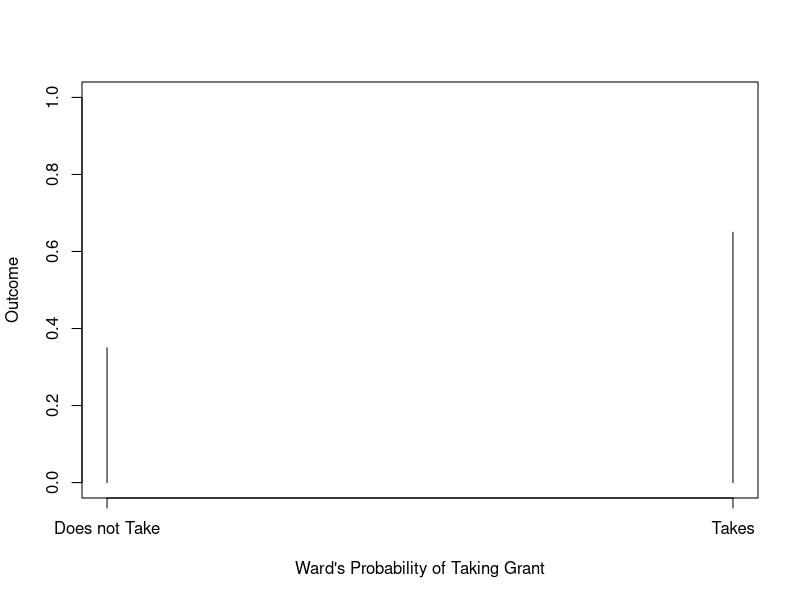
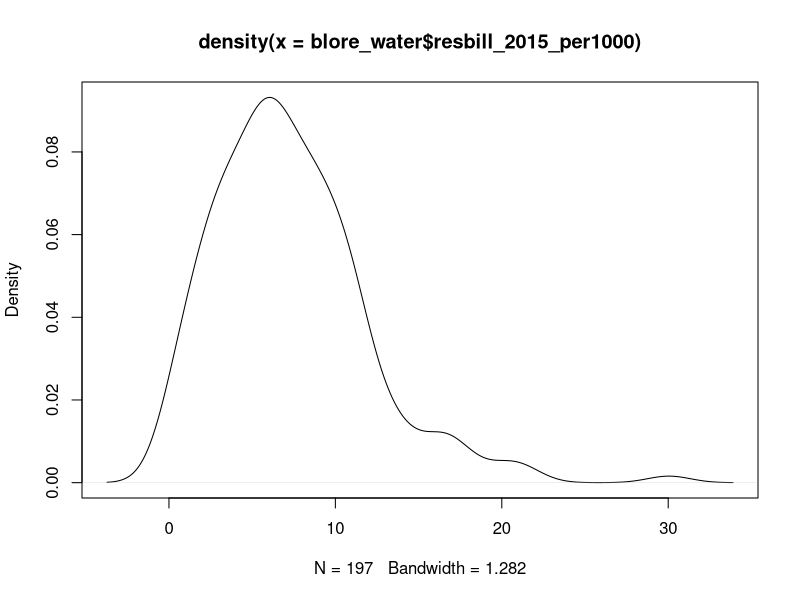
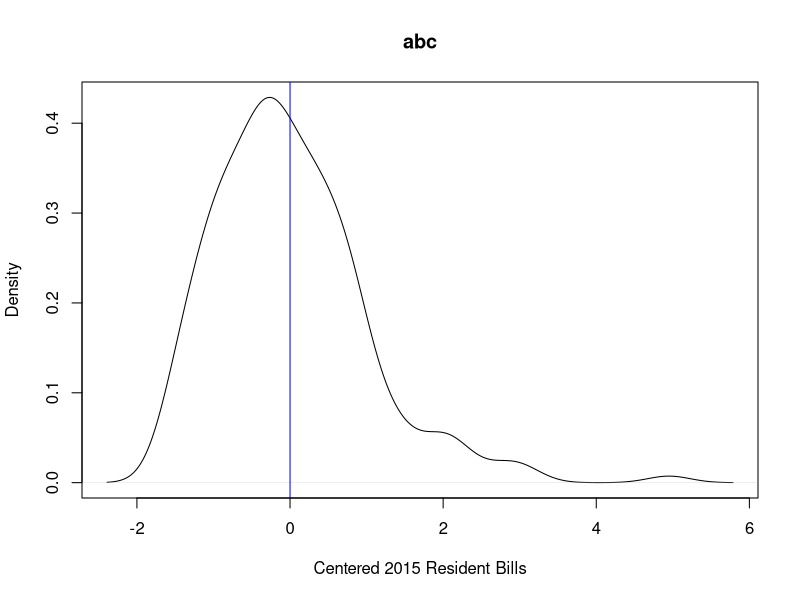
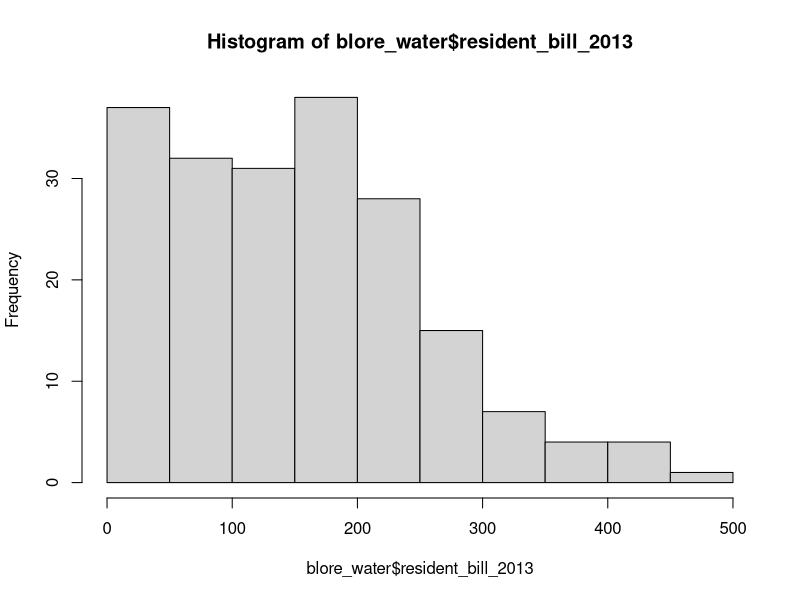
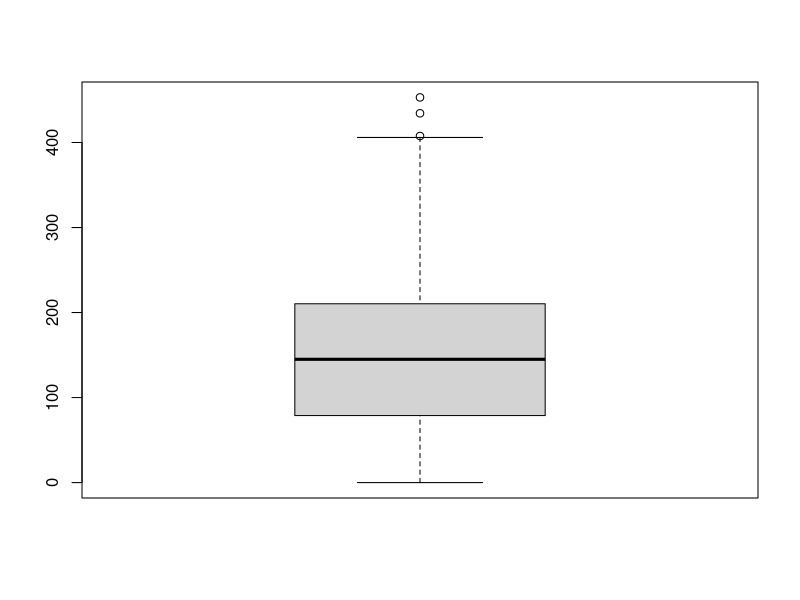
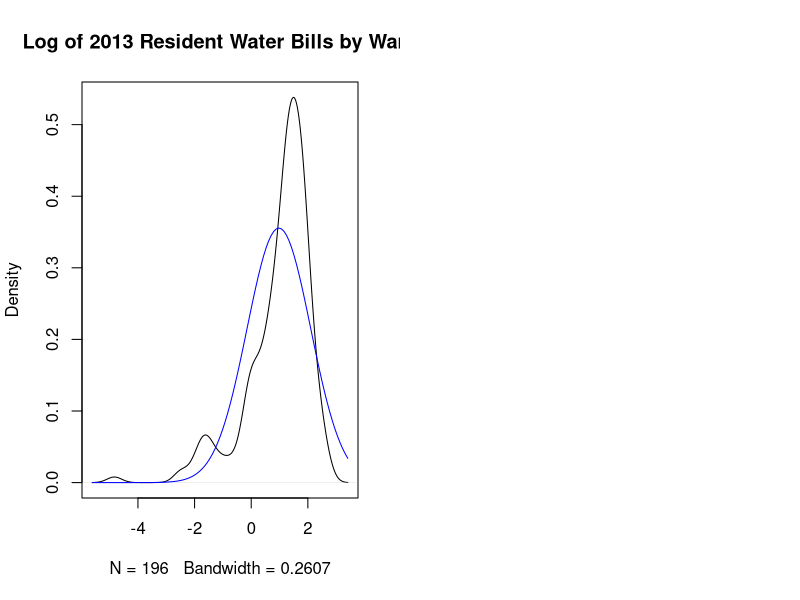
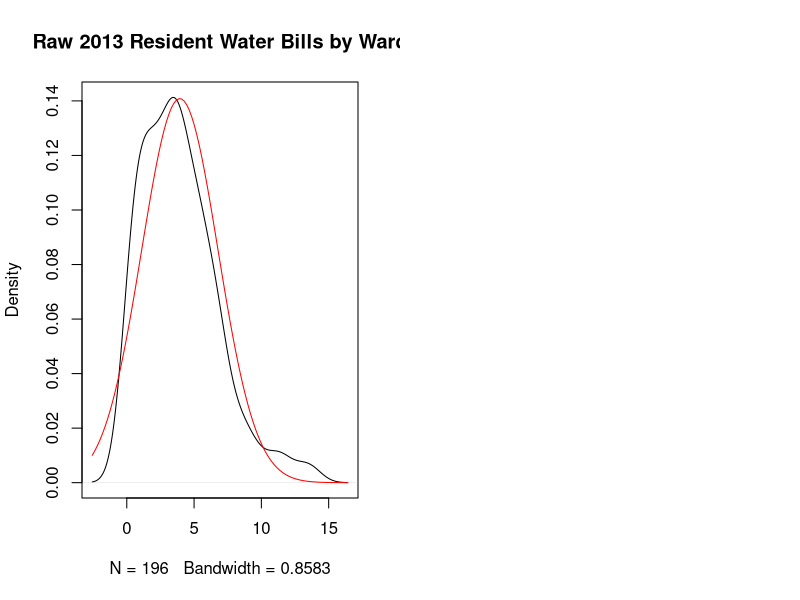

The R source for these figures, in order:
## ---- chunk 1
knitr::opts_chunk$set(
  echo = TRUE,
  include=TRUE,
  cache = TRUE,
  hold=TRUE,
  warning = FALSE,
  message = FALSE,
  size = 'huge'
  )


## ---- chunk 2
library(tidyverse)
#Reading in data for purposes of rmd file
blore_water <- read_csv("bangalore_water_2013_2015.csv")

## ---- chunk 3
View(blore_water)
str(blore_water)
## ---- chunk 4

blore_water <- blore_water|>
  dplyr::mutate("resbill_2015_per1000"=1000*resident_bill_2015/pop2011)

#Doing the same for the 2013 resident bills 
blore_water<-blore_water|>
  mutate(resbill_2013_per1000=1000*resident_bill_2013/pop2011)

## ---- chunk 5
plot(c(0,1),c(0.35,0.65),type= "h",
     xaxt="n",     
     ylim=c(0,1),
     xlab="Ward's Probability of Taking Grant",
     ylab="Outcome")|>
axis(side=1, at=c(0,1), labels=c("Does not Take", "Takes"))

## ---- chunk 6

blore_grants<- rbinom(10,197,0.67)


## ---- chunk 7
dbinom(130,197,.65)
## ---- chunk 8
#Answer
 pbinom(130,197,0.65)
## ---- chunk 9
#Original Distribution
summary(blore_water$resbill_2015_per1000)
sd(blore_water$resbill_2015_per1000)
plot(density(blore_water$resbill_2015_per1000))
## ---- chunk 10
#Centering the Distribution's Mean around Zero
blore_water <- blore_water|>
  dplyr::mutate(resident_bill_2015z=
  scale(blore_water$resbill_2015_per1000, center = TRUE, scale = TRUE))

#Confirming scaling using summary statistics and kernel density plot
summary(blore_water$resident_bill_2015z)
sd(blore_water$resident_bill_2015z)

plot(density(blore_water$resident_bill_2015z),
     xlab="Centered 2015 Resident Bills",
    main="abc")
#Adding a line right at the mean
abline(v=mean(blore_water$resident_bill_2015z),col="blue")
## ---- chunk 11
#Calculating the mean and standard deviation
mn_bill2015<-mean(blore_water$resbill_2015_per1000)
sd_bill2015<-sd(blore_water$resbill_2015_per1000)
Z_6Rs<-(6.5-mn_bill2015)/sd_bill2015
Z_12Rs<-(12-mn_bill2015)/sd_bill2015

#getting probability of each 
P_6Rs<-pnorm(Z_6Rs)
P_12Rs<-pnorm(Z_12Rs)

## ---- chunk 12
P_12Rs-P_6Rs

## ---- chunk 13

hist(blore_water$resident_bill_2013, breaks=15)
boxplot(blore_water$resident_bill_2013)
## ---- chunk 14

#Preparing distribution for log-transforming
#values equal to 0 cannot be log-transformed! so we need to filter them out 
blore_water<-blore_water|>
  filter(resbill_2013_per1000>0)

#Adding a log-transform column for 2013 resident bills
blore_water<-mutate(blore_water,logresbill_2013=log(resbill_2013_per1000))
view(blore_water)
## ---- chunk 15
#Producing Kernel Density Plot of Log-Transformed Column
par(mfrow=c(1,2))
plot(density(blore_water$logresbill_2013), 
main = "Log of 2013 Resident Water Bills by Ward")


#Overlaying density of the normal distribution
curve(dnorm(x, mean(log(blore_water$resbill_2013_per1000)),
sd(log(blore_water$resbill_2013_per1000))), add = TRUE, col = "blue")
## ---- chunk 16
par(mfrow=c(1,2))
plot(density(blore_water$resbill_2013_per1000), 
main = "Raw 2013 Resident Water Bills by Ward")

#Overlaying density of the normal distribution
curve(dnorm(x, mean(blore_water$resbill_2013_per1000),
sd(blore_water$resbill_2013_per1000)), add = TRUE, col = "red")
